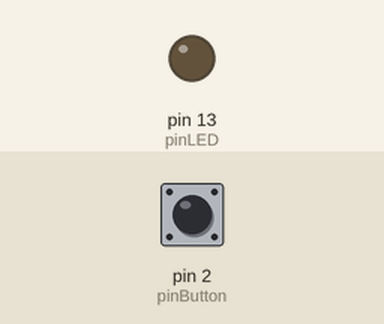
The sketch below on a simulated Arduino Uno, built with avr-gcc and run on an emulated ATmega328P. Parts: output pins drawn as LEDs (lit = HIGH). Inputs (shaded band) come from the test bench; at power-on: pin 2 (pinButton) LOW.

Above: at 1.2 s.
1.3 s: pin 2 (pinButton) pulled HIGH for 0.15 s
At 2.3 s:
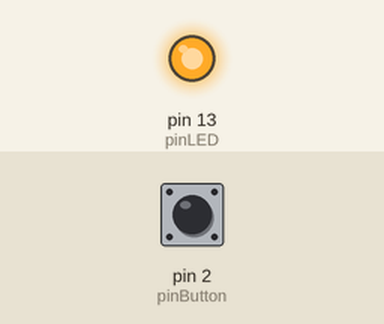
2.9 s: pin 2 (pinButton) pulled HIGH for 1 s
At 3.5 s:
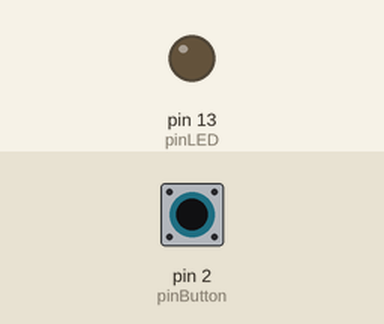
5.4 s: pin 2 (pinButton) pulled HIGH for 3.2 s
At 6.6 s:
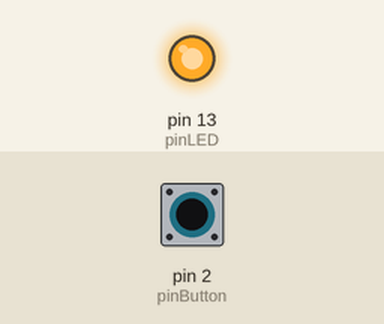
Timing chart, 0 to 8.4 s (numbered marks = the images above; inputs shaded):
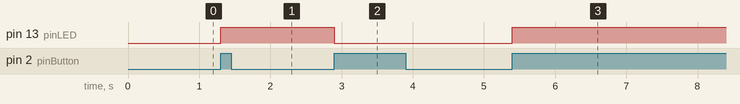

Measured:
- after the input at 1.3 s, pin 13 (pinLED): LOW → HIGH at once
- after the input at 2.9 s, pin 13 (pinLED): HIGH → LOW at once
- after the input at 5.4 s, pin 13 (pinLED): LOW → HIGH at once

The sketch:

CH_52_07.ino
```cpp
int pinLED = 13, pinButton = 2;
boolean state = false;       // LED 상태

void blink() {
  state = !state;         // LED 상태 반전
}

void setup() {
  pinMode(pinLED, OUTPUT);

  // 디지털 2번 핀의 버튼이 눌러질 때 상승 에지(rising)에서
  // 'blink' 함수가 호출되도록 인터럽트 처리 루틴 등록
  attachInterrupt(digitalPinToInterrupt(pinButton), blink, RISING);
}

void loop() {
  digitalWrite(pinLED, state);    // LED 상태 표시
}
```
